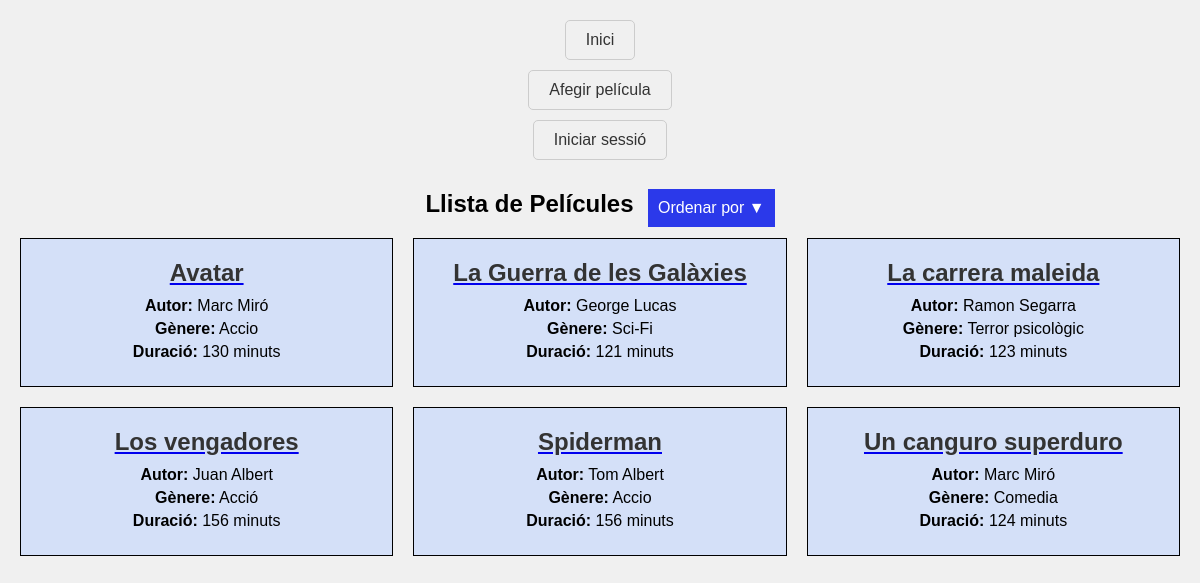
/?order=alfabetico&direction=asc, run on the app's committed database.
### films/models.py (models this page shows, shortened)
class Film(models.Model):
    title = models.CharField(max_length=100)
    author = models.CharField(max_length=100)
    genre = models.CharField(max_length=100, blank=True, null=True)
    duration = models.IntegerField()
    actors = models.ManyToManyField(Actor, related_name='films')

### films/views.py (the view)
# urls.py: path('', BookListView.as_view(), name='book_list'),
class BookListView(ListView):
    model = Film
    template_name = 'film_list.html'
    context_object_name = 'books'
    def get_queryset(self):
        queryset = super().get_queryset()  # Obtiene el queryset base de la clase padre
        order_by = self.request.GET.get('order')  # Obtiene el parámetro de orden
        direction = self.request.GET.get('direction')  # Obtiene el parámetro de dirección
        if order_by == 'duracion':
            if direction == 'asc':
                queryset = queryset.order_by('duration')
            elif direction == 'desc':
                queryset = queryset.order_by('-duration')
        elif order_by == 'alfabetico':
            if direction == 'asc':
                queryset = queryset.order_by('title')
            elif direction == 'desc':
                queryset = queryset.order_by('-title')
        return queryset

### templates/film_list.html (shortened to what this page needs)
{% extends "base.html" %}
{% block content %}
    {% load static %}
    <link rel="stylesheet" type="text/css" href="{% static 'film_list.css' %}">
<div class="container">
  <h2 class="section-title">Llista de Películes</h2>
  <div class="dropdown">
    <button class="dropbtn">Ordenar por <span class="current-order">▼</span></button>
  </div>
</div>
<div class="film-container">
    {% for film in books %}
            <div class="film-item">
                <a href="{% url 'book_detail' pk=film.pk %}">
                    <h2>{{ film.title }}</h2>
                </a>
                <div class="film-info">
                    <div><strong>Autor:</strong> {{ film.author }}</div>
                    <div><strong>Gènere:</strong> {{ film.genre }}</div>
                    <div><strong>Duració:</strong> {{ film.duration }} minuts</div>
                </div>
            </div>
    {% endfor %}
</div>
{% endblock %}

### static/base.css (style rules this page uses)
body { font-family: Arial, sans-serif; margin: 20px; padding: 0; background-color: #f0f0f0; height: 100vh; }

### static/film_list.css (style rules this page uses)
.film-item h2 { margin-top: 0; margin-bottom: 10px; font-size: 24px; color: #333; text-decoration: none; transition: color 0.3s ease; }
.film-container { display: grid; grid-template-columns: repeat(auto-fill, minmax(300px, 1fr)); gap: 20px; justify-content: center; }
.film-item { border: 1px solid #000000; padding: 20px; text-align: center; background: #d4e0f8; }
.film-info div { margin-bottom: 5px; }
.container { text-align: center; }
.section-title { display: inline-block; margin-right: 10px; }
.dropdown { display: inline-block; vertical-align: middle; }
.dropdown { position: relative; display: inline-block; }
.dropbtn { background-color: #2b39ea; color: white; padding: 10px; font-size: 16px; border: none; cursor: pointer; }

### data on the page
Film: title "Avatar", author "Marc Miró", genre "Accio", duration "130"
Film: title "La Guerra de les Galàxies", author "George Lucas", genre "Sci-Fi", duration "121"
Film: title "La carrera maleida", author "Ramon Segarra", genre "Terror psicològic", duration "123"
Film: title "Los vengadores", author "Juan Albert", genre "Acció", duration "156"
Film: title "Spiderman", author "Tom Albert", genre "Accio", duration "156"
Film: title "Un canguro superduro", author "Marc Miró", genre "Comedia", duration "124"
